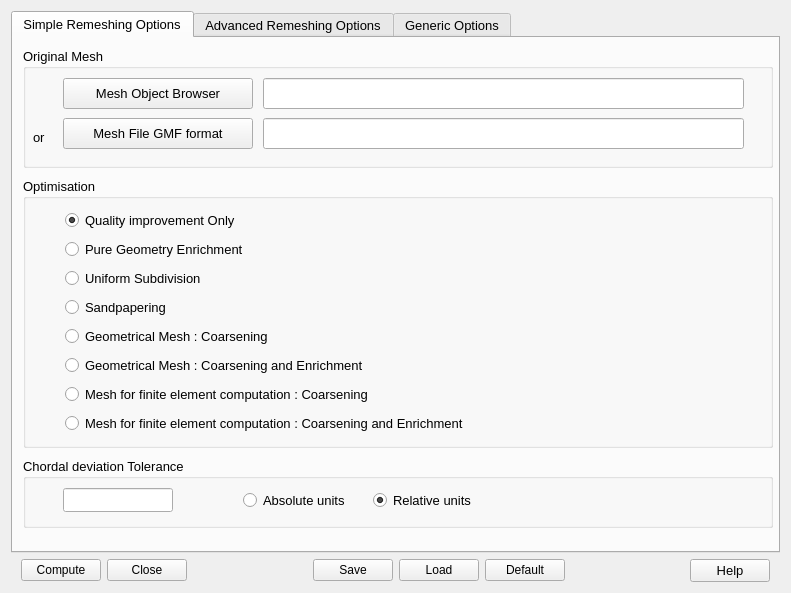
<?xml version="1.0" encoding="UTF-8"?>
<ui version="4.0">
 <class>MmgsPlugDialog</class>
 <widget class="QWidget" name="MmgsPlugDialog">
  <property name="geometry">
   <rect>
    <x>0</x>
    <y>0</y>
    <width>791</width>
    <height>593</height>
   </rect>
  </property>
  <property name="windowTitle">
   <string>MMGS : Remeshing tool</string>
  </property>
  <property name="sizeGripEnabled" stdset="0">
   <bool>false</bool>
  </property>
  <layout class="QGridLayout" name="gridLayout">
   <item row="2" column="0">
    <layout class="QHBoxLayout" name="horizontalLayout">
     <item>
      <spacer name="horizontalSpacer_xx">
       <property name="orientation">
        <enum>Qt::Horizontal</enum>
       </property>
       <property name="sizeType">
        <enum>QSizePolicy::Minimum</enum>
       </property>
       <property name="sizeHint" stdset="0">
        <size>
         <width>10</width>
         <height>20</height>
        </size>
       </property>
      </spacer>
     </item>
     <item>
      <widget class="QPushButton" name="PB_OK">
       <property name="text">
        <string>Compute</string>
       </property>
      </widget>
     </item>
     <item>
      <widget class="QPushButton" name="PB_Cancel">
       <property name="text">
        <string>Close</string>
       </property>
      </widget>
     </item>
     <item>
      <spacer name="horizontalSpacer_4">
       <property name="orientation">
        <enum>Qt::Horizontal</enum>
       </property>
       <property name="sizeHint" stdset="0">
        <size>
         <width>30</width>
         <height>20</height>
        </size>
       </property>
      </spacer>
     </item>
     <item>
      <widget class="QPushButton" name="PB_SaveHyp">
       <property name="text">
        <string>Save</string>
       </property>
       <property name="iconSize">
        <size>
         <width>18</width>
         <height>18</height>
        </size>
       </property>
      </widget>
     </item>
     <item>
      <widget class="QPushButton" name="PB_LoadHyp">
       <property name="text">
        <string>Load</string>
       </property>
       <property name="iconSize">
        <size>
         <width>18</width>
         <height>18</height>
        </size>
       </property>
      </widget>
     </item>
     <item>
      <widget class="QPushButton" name="PB_Default">
       <property name="text">
        <string>Default</string>
       </property>
      </widget>
     </item>
     <item>
      <spacer name="horizontalSpacer">
       <property name="orientation">
        <enum>Qt::Horizontal</enum>
       </property>
       <property name="sizeHint" stdset="0">
        <size>
         <width>30</width>
         <height>20</height>
        </size>
       </property>
      </spacer>
     </item>
     <item>
      <widget class="QPushButton" name="PB_Help">
       <property name="font">
        <font>
         <pointsize>10</pointsize>
        </font>
       </property>
       <property name="text">
        <string>Help</string>
       </property>
      </widget>
     </item>
     <item>
      <spacer name="horizontalSpacer_xx">
       <property name="orientation">
        <enum>Qt::Horizontal</enum>
       </property>
       <property name="sizeType">
        <enum>QSizePolicy::Minimum</enum>
       </property>
       <property name="sizeHint" stdset="0">
        <size>
         <width>10</width>
         <height>20</height>
        </size>
       </property>
      </spacer>
     </item>
    </layout>
   </item>
   <item row="1" column="0">
    <widget class="QTabWidget" name="TWOptions">
     <property name="font">
      <font>
       <pointsize>10</pointsize>
      </font>
     </property>
     <property name="currentIndex">
      <number>0</number>
     </property>
     <widget class="QWidget" name="simple">
      <attribute name="title">
       <string>Simple Remeshing Options</string>
      </attribute>
      <widget class="QGroupBox" name="GBOptim">
       <property name="geometry">
        <rect>
         <x>10</x>
         <y>140</y>
         <width>750</width>
         <height>270</height>
        </rect>
       </property>
       <property name="title">
        <string>Optimisation</string>
       </property>
       <layout class="QHBoxLayout" name="RBLayoutopt">
        <item>
         <spacer name="horizontalSpacer_xx">
          <property name="orientation">
           <enum>Qt::Horizontal</enum>
          </property>
          <property name="sizeType">
           <enum>QSizePolicy::Minimum</enum>
          </property>
          <property name="sizeHint" stdset="0">
           <size>
            <width>30</width>
            <height>20</height>
           </size>
          </property>
         </spacer>
        </item>
        <item>
         <layout class="QVBoxLayout" name="monRBLayout">
          <item>
           <widget class="QRadioButton" name="RB_0">
            <property name="toolTip">
             <string>Quality improvement is done by point smoothing and edge swapping.</string>
            </property>
            <property name="text">
             <string>Quality improvement Only </string>
            </property>
            <property name="checked">
             <bool>true</bool>
            </property>
           </widget>
          </item>
          <item>
           <widget class="QRadioButton" name="RB_G">
            <property name="toolTip">
             <string>The given surface triangulation is enriched (no coarsening at all) in such away that the distance 
between the elements in the final mesh and those of the initial one is bounded by auser specified tolerance value. 
One should use this option, to enrich the mesh where purely
geometrical features may be insuficiently fine, i.e. the resulting mesh will be least as fine as the input.
Mesh and the geometric features will be refined if needed as specified by the other program parameters.
The meshes obtained with those settings may not be suitable for computation.</string>
            </property>
            <property name="text">
             <string>Pure Geometry Enrichment </string>
            </property>
            <property name="checked">
             <bool>false</bool>
            </property>
           </widget>
          </item>
          <item>
           <widget class="QRadioButton" name="RB_U">
            <property name="toolTip">
             <string>An uniform subdivision of the given surface triangulation is performed : 
each triangle of the given surface triangulation is considered at and
is divided into identical triangles.</string>
            </property>
            <property name="text">
             <string>Uniform Subdivision </string>
            </property>
            <property name="checked">
             <bool>false</bool>
            </property>
           </widget>
          </item>
          <item>
           <widget class="QRadioButton" name="RB_S">
            <property name="toolTip">
             <string>A surface sandpapering without shrinkage of the given surface
triangulation is performed, i.e., the high curvature variations of the
given surface will be smoothed out without shrinking the volume in
doing so. If ridges are defined, they will be kept as they are in the
resulting mesh.
This option modifies the geometry.</string>
            </property>
            <property name="text">
             <string>Sandpapering</string>
            </property>
            <property name="checked">
             <bool>false</bool>
            </property>
           </widget>
          </item>
          <item>
           <widget class="QRadioButton" name="RB__2">
            <property name="toolTip">
             <string>The given surface triangulation is modified in such a way that the distance between 
the elements in the final mesh and those of the initial one is bounded by a user specified tolerance value.
One should use this option, to coarsen when a purely geometrical mesh is needed. (a mesh that keeps
and obeys its geometric features only.) The meshes obtained with this option are usually not suitable
for computation because anisotropic elements may be generated</string>
            </property>
            <property name="text">
             <string>Geometrical Mesh : Coarsening</string>
            </property>
           </widget>
          </item>
          <item>
           <widget class="QRadioButton" name="RB_2">
            <property name="toolTip">
             <string>The given surface triangulation is modified in such a way that the distance between 
the elements in the final mesh and those of the initial one is bounded by a user specified tolerance value.
One should use this option, to coarsen and enrich when a purely geometrical mesh is needed. (a mesh that keeps
and obeys its geometric features only.) The meshes obtained with this setting are usually not suitable
for computation because anisotropic elements may be generated</string>
            </property>
            <property name="text">
             <string>Geometrical Mesh : Coarsening and Enrichment</string>
            </property>
           </widget>
          </item>
          <item>
           <widget class="QRadioButton" name="RB__1">
            <property name="toolTip">
             <string>The given surface triangulation is modified in accordance to a size map. 
The latter can be either the intrinsic size map (computed automatically
and based on the surface properties, i.e. the local curvatures),
or on a given size map (which is then combined to the intrinsic size map). 
One should use this option to coarsen  the mesh, when a regular mesh 
for computation purposes is desired, i.e. a mesh with good aspect ratios or 
good quality elements.</string>
            </property>
            <property name="text">
             <string>Mesh for finite element computation : Coarsening</string>
            </property>
           </widget>
          </item>
          <item>
           <widget class="QRadioButton" name="RB_1">
            <property name="toolTip">
             <string>The given surface triangulation is modified in accordance to a size map. 
The latter can be either the intrinsic size map (computed automatically
and based on the surface properties, i.e. the local curvatures),
or on a given size map (which is then combined to the intrinsic size map). 
One should use this option to coarse and enrich the mesh, when a regular mesh 
for computation purposes is desired, i.e. a mesh with good aspect ratios or 
good quality elements</string>
            </property>
            <property name="text">
             <string>Mesh for finite element computation : Coarsening and Enrichment</string>
            </property>
           </widget>
          </item>
         </layout>
        </item>
       </layout>
      </widget>
      <widget class="QGroupBox" name="GBUnit">
       <property name="geometry">
        <rect>
         <x>10</x>
         <y>420</y>
         <width>750</width>
         <height>70</height>
        </rect>
       </property>
       <property name="toolTip">
        <string>This parameter enables the user to bound the maximal chordal deviation allowed,
that is the maximal distance allowed between the detected curve and the plane P
of the corresponding mesh face.
In other words, it avoids having faces too far away from the curve they should represent.</string>
       </property>
       <property name="title">
        <string>Chordal deviation Tolerance</string>
       </property>
       <widget class="QLineEdit" name="SP_Tolerance">
        <property name="geometry">
         <rect>
          <x>40</x>
          <y>30</y>
          <width>110</width>
          <height>24</height>
         </rect>
        </property>
        <property name="toolTip">
         <string>If the Units parameter is relative, epsilon max correspond to s*Tolerance, where s is the size of the bounding box of the domain.
If the Units parameter is absolute, the tolerance parameter is expressed in model units:
  if P=2 and point coordinates are given in millimeters, the maximal chordal deviation is 2 mm.</string>
        </property>
       </widget>
       <widget class="QRadioButton" name="RB_Absolute">
        <property name="geometry">
         <rect>
          <x>220</x>
          <y>30</y>
          <width>120</width>
          <height>24</height>
         </rect>
        </property>
        <property name="toolTip">
         <string>Values are expressed in the model units.</string>
        </property>
        <property name="text">
         <string>Absolute units</string>
        </property>
        <property name="checked">
         <bool>false</bool>
        </property>
       </widget>
       <widget class="QRadioButton" name="RB_Relative">
        <property name="geometry">
         <rect>
          <x>350</x>
          <y>30</y>
          <width>120</width>
          <height>24</height>
         </rect>
        </property>
        <property name="toolTip">
         <string>Values are relative (per thousand) to the bounding box size.</string>
        </property>
        <property name="text">
         <string>Relative units</string>
        </property>
        <property name="checked">
         <bool>true</bool>
        </property>
       </widget>
      </widget>
      <widget class="QGroupBox" name="groupBox">
       <property name="geometry">
        <rect>
         <x>10</x>
         <y>10</y>
         <width>750</width>
         <height>120</height>
        </rect>
       </property>
       <property name="font">
        <font>
         <pointsize>10</pointsize>
        </font>
       </property>
       <property name="title">
        <string>Original Mesh</string>
       </property>
       <widget class="QPushButton" name="PB_MeshFile">
        <property name="geometry">
         <rect>
          <x>40</x>
          <y>70</y>
          <width>190</width>
          <height>31</height>
         </rect>
        </property>
        <property name="font">
         <font>
          <pointsize>10</pointsize>
         </font>
        </property>
        <property name="text">
         <string>Mesh File GMF format</string>
        </property>
        <property name="iconSize">
         <size>
          <width>18</width>
          <height>18</height>
         </size>
        </property>
       </widget>
       <widget class="QLineEdit" name="LE_MeshFile">
        <property name="geometry">
         <rect>
          <x>240</x>
          <y>70</y>
          <width>481</width>
          <height>31</height>
         </rect>
        </property>
        <property name="font">
         <font>
          <pointsize>10</pointsize>
         </font>
        </property>
       </widget>
       <widget class="QPushButton" name="PB_MeshSmesh">
        <property name="geometry">
         <rect>
          <x>40</x>
          <y>30</y>
          <width>190</width>
          <height>31</height>
         </rect>
        </property>
        <property name="text">
         <string>Mesh Object Browser</string>
        </property>
        <property name="iconSize">
         <size>
          <width>18</width>
          <height>18</height>
         </size>
        </property>
        <property name="checkable">
         <bool>false</bool>
        </property>
       </widget>
       <widget class="QLineEdit" name="LE_MeshSmesh">
        <property name="geometry">
         <rect>
          <x>240</x>
          <y>30</y>
          <width>481</width>
          <height>31</height>
         </rect>
        </property>
        <property name="font">
         <font>
          <pointsize>10</pointsize>
         </font>
        </property>
       </widget>
       <widget class="QLabel" name="label_8">
        <property name="geometry">
         <rect>
          <x>10</x>
          <y>80</y>
          <width>31</width>
          <height>18</height>
         </rect>
        </property>
        <property name="text">
         <string>or</string>
        </property>
       </widget>
      </widget>
      <zorder>GBUnit</zorder>
      <zorder>groupBox</zorder>
      <zorder>GBOptim</zorder>
     </widget>
     <widget class="QWidget" name="advanced">
      <attribute name="title">
       <string>Advanced Remeshing Options</string>
      </attribute>
      <widget class="QGroupBox" name="groupBox_5">
       <property name="geometry">
        <rect>
         <x>10</x>
         <y>10</y>
         <width>750</width>
         <height>120</height>
        </rect>
       </property>
       <property name="title">
        <string>You can set/unset</string>
       </property>
       <widget class="QCheckBox" name="CB_Ridge">
        <property name="geometry">
         <rect>
          <x>30</x>
          <y>20</y>
          <width>271</width>
          <height>25</height>
         </rect>
        </property>
        <property name="toolTip">
         <string>If not set (ridge detection disabled), Yams will not try to detect any new ridge edge by its own mechanism : 
it will consider as ridge only the ridges given in the mesh. 
All non-ridge edges that would have been detected as ridge by the ridge angle parameter 
(see below)  will be considered as part of the same continuous patch.
This option should not be checked when all the known ridges of the mesh are given and
when all other possible ridges are not geometric ridges to take into account.</string>
        </property>
        <property name="text">
         <string>ridge detection</string>
        </property>
        <property name="checked">
         <bool>true</bool>
        </property>
       </widget>
       <widget class="QCheckBox" name="CB_Point">
        <property name="geometry">
         <rect>
          <x>30</x>
          <y>50</y>
          <width>271</width>
          <height>25</height>
         </rect>
        </property>
        <property name="toolTip">
         <string>When not set (point smoothing is disabled), Yams will not try to move the initial given vertices 
(along an edge, a ridge or onto the surface), hence Yams will only swap edges, remove vertices
or add vertices (refines) to change the mesh.</string>
        </property>
        <property name="text">
         <string>point smoothing</string>
        </property>
        <property name="checked">
         <bool>true</bool>
        </property>
       </widget>
       <widget class="QCheckBox" name="CB_SplitEdge">
        <property name="geometry">
         <rect>
          <x>30</x>
          <y>80</y>
          <width>271</width>
          <height>25</height>
         </rect>
        </property>
        <property name="toolTip">
         <string>If set, Yams creates new vertices placed on the curved surface and adds them to elements. 
It means one extra vertex on edge (P2 or quadratic triangles).
New created vertices are saved in the .mesh file under keyword section 'Vertices'</string>
        </property>
        <property name="text">
         <string>split edge</string>
        </property>
        <property name="checked">
         <bool>false</bool>
        </property>
       </widget>
      </widget>
      <widget class="QGroupBox" name="groupBox_5">
       <property name="geometry">
        <rect>
         <x>10</x>
         <y>140</y>
         <width>750</width>
         <height>270</height>
        </rect>
       </property>
       <property name="title">
        <string>You can control</string>
       </property>
       <widget class="QDoubleSpinBox" name="SP_Geomapp">
        <property name="geometry">
         <rect>
          <x>30</x>
          <y>30</y>
          <width>100</width>
          <height>25</height>
         </rect>
        </property>
        <property name="maximum">
         <double>90.000000000000000</double>
        </property>
        <property name="singleStep">
         <double>1.000000000000000</double>
        </property>
        <property name="value">
         <double>15.000000000000000</double>
        </property>
       </widget>
       <widget class="QLabel" name="label_2">
        <property name="geometry">
         <rect>
          <x>140</x>
          <y>30</y>
          <width>630</width>
          <height>30</height>
         </rect>
        </property>
        <property name="toolTip">
         <string>This field (as well as tolerance) enables the user to control the accuracy of the
piecewise linear approximation of the surface. This parameter enables the user to
control the maximal angle allowed between two adjacent faces. It can be used to
bound the maximal deviation of the mesh faces from the tangent planes at mesh vertices. 
In other words, it avoids having sharp angles between faces representing a smooth curve.
This parameter enables the user to specify the maximal chordal deviation &quot;max relatively to the curvature.
Following that criterion:
- if the chordal deviation epsilon is smaller than epsilon max*r, it is acceptable to remove the considered point;
- if the chordal deviation epsilon is greater than epsiolon max*r, the considered mesh face should be redefined 
     by adding a point on the curve.
One can see that the smaller the radius r, the harder it is to satisfy this criterion:  
epsilon max is a real value corresponding to a percentage, the ratio between the chordal deviation to 
the local curvature. This field is used only for optimisation style -O values of  -1, 0 and 1.
The default value for &quot;max is set to 0:04 which leads to angles of less than 33 degrees between two adjacent
faces.</string>
        </property>
        <property name="text">
         <string>Geometrical approximation:
Maximum angle allowed between a face and a curve (not separated by a ridge).</string>
        </property>
       </widget>
       <widget class="QDoubleSpinBox" name="SP_Ridge">
        <property name="geometry">
         <rect>
          <x>30</x>
          <y>70</y>
          <width>100</width>
          <height>25</height>
         </rect>
        </property>
        <property name="maximum">
         <double>90.000000000000000</double>
        </property>
        <property name="value">
         <double>45.000000000000000</double>
        </property>
       </widget>
       <widget class="QLabel" name="label_4">
        <property name="geometry">
         <rect>
          <x>140</x>
          <y>70</y>
          <width>630</width>
          <height>30</height>
         </rect>
        </property>
        <property name="text">
         <string>If the angle between the normal vectors of two adjacent faces exceeds this value,
the edge common to the faces is a ridge.</string>
        </property>
       </widget>
       <widget class="QDoubleSpinBox" name="SP_MaxSize">
        <property name="geometry">
         <rect>
          <x>30</x>
          <y>110</y>
          <width>100</width>
          <height>25</height>
         </rect>
        </property>
        <property name="minimum">
         <double>0.010000000000000</double>
        </property>
        <property name="maximum">
         <double>100.000000000000000</double>
        </property>
        <property name="singleStep">
         <double>0.100000000000000</double>
        </property>
        <property name="value">
         <double>100.000000000000000</double>
        </property>
       </widget>
       <widget class="QLabel" name="label_5">
        <property name="geometry">
         <rect>
          <x>140</x>
          <y>110</y>
          <width>630</width>
          <height>30</height>
         </rect>
        </property>
        <property name="toolTip">
         <string>This parameter allows the user to prescribe a maximal size hmax
for the mesh elements i.e., the lengths of the edges with respect to the specified
 size map. The corresponding values are either relative or absolute depending on the chosen parameter.
The default values are automatically set based on the surface geometry (curvature dependent) and its
bounding box size.
Please note that, as it is not strictly possible to obey the given or computed size map, the actual maximal
size  may be slightly bigger than the prescribed ones.</string>
        </property>
        <property name="text">
         <string>Maximal size allowed around vertices,
the lengths of the edges with respect to the specified size map.</string>
        </property>
       </widget>
       <widget class="QDoubleSpinBox" name="SP_MinSize">
        <property name="geometry">
         <rect>
          <x>30</x>
          <y>150</y>
          <width>100</width>
          <height>25</height>
         </rect>
        </property>
        <property name="minimum">
         <double>0.000000000000000</double>
        </property>
        <property name="maximum">
         <double>100.000000000000000</double>
        </property>
        <property name="singleStep">
         <double>0.100000000000000</double>
        </property>
        <property name="value">
         <double>5.000000000000000</double>
        </property>
       </widget>
       <widget class="QLabel" name="label_9">
        <property name="geometry">
         <rect>
          <x>140</x>
          <y>150</y>
          <width>630</width>
          <height>30</height>
         </rect>
        </property>
        <property name="toolTip">
         <string>This parameter allows the user to prescribe a maximal size hmax
for the mesh elements i.e., the lengths of the edges with respect to the specified
 size map. The corresponding values are either relative or absolute depending on the chosen parameter.
The default values are automatically set based on the surface geometry (curvature dependent) and its
bounding box size.
Please note that, as it is not strictly possible to obey the given or computed size map, the actual maximal
size  may be slightly bigger than the prescribed ones.</string>
        </property>
        <property name="text">
         <string>Minimal size allowed around vertices,
the lengths of the edges with respect to the specified size map.</string>
        </property>
       </widget>
       <widget class="QDoubleSpinBox" name="SP_Gradation">
        <property name="geometry">
         <rect>
          <x>30</x>
          <y>190</y>
          <width>100</width>
          <height>25</height>
         </rect>
        </property>
        <property name="singleStep">
         <double>0.010000000000000</double>
        </property>
        <property name="value">
         <double>1.300000000000000</double>
        </property>
       </widget>
       <widget class="QLabel" name="label_3">
        <property name="geometry">
         <rect>
          <x>140</x>
          <y>190</y>
          <width>630</width>
          <height>30</height>
         </rect>
        </property>
        <property name="toolTip">
         <string>This parameter enables the user to control the element size variation in the triangulation.
Yams will avoid getting two adjacent edges which sizes differ by a factor bigger than this parameter. 
To avoid rapid size variations, a size correction procedure is applied to the size map. 
In other words: if two adjacent edges are respectively e1 and e2 long 
if  e2 &gt; parameter * e1 then e02 the new size for the second edge will be set to  parameter* e1.
This procedure is de-activated if yams computes a mesh for finite element with only coarsening.
The default value is 1.3, which is the usual value set for computational meshes.</string>
        </property>
        <property name="text">
         <string>Mesh Gradation: the element size variation in the triangulation.
Yams will avoid having two adjacent edges which sizes vary more than the given gradation.</string>
        </property>
       </widget>
      </widget>
     </widget>
     <widget class="QWidget" name="generic">
      <attribute name="title">
       <string>Generic Options</string>
      </attribute>
      <widget class="QGroupBox" name="groupBox_4">
       <property name="geometry">
        <rect>
         <x>10</x>
         <y>10</y>
         <width>750</width>
         <height>130</height>
        </rect>
       </property>
       <property name="title">
        <string>Yams Generic Options</string>
       </property>
       <widget class="QSpinBox" name="SP_Verbosity">
        <property name="geometry">
         <rect>
          <x>20</x>
          <y>30</y>
          <width>100</width>
          <height>25</height>
         </rect>
        </property>
        <property name="maximum">
         <number>10</number>
        </property>
        <property name="value">
         <number>3</number>
        </property>
       </widget>
       <widget class="QLabel" name="label">
        <property name="geometry">
         <rect>
          <x>130</x>
          <y>30</y>
          <width>600</width>
          <height>30</height>
         </rect>
        </property>
        <property name="toolTip">
         <string>sets the verbosity level.
From 0 (no detail) to 10 (very detailed).
Default is 3.</string>
        </property>
        <property name="text">
         <string>Verbosity level</string>
        </property>
       </widget>
       <widget class="QSpinBox" name="SP_Memory">
        <property name="geometry">
         <rect>
          <x>20</x>
          <y>70</y>
          <width>100</width>
          <height>25</height>
         </rect>
        </property>
        <property name="maximum">
         <number>100000</number>
        </property>
        <property name="value">
         <number>0</number>
        </property>
       </widget>
       <widget class="QLabel" name="label_6">
        <property name="geometry">
         <rect>
          <x>130</x>
          <y>70</y>
          <width>600</width>
          <height>30</height>
         </rect>
        </property>
        <property name="toolTip">
         <string>The program requires roughly about 370 bytes per point. It is thus possible to estimate a priori 
the required memory size to complete a job. As an example of memory space needed, a mesh 
of 543,652 points (1,087,716 triangles) requires 182 Mbytes (about 351 bytes per point). Conversely, 
a workstation having 512 Mbytes of memory can handle a mesh of about 2,750,000 points.
The memory needed for mesh modification is allocated dynamically at the beginning of the procedure 
(data reading), based on the initial triangulation size. When the program reaches the amount of maximal 
memory allowed, it will stop inserting points and, if possible, the current mesh will be saved as it is, 
valid and conformal, provided the input mesh was valid and conformal.
Specify the memory if:
- the automatically allocated memory reveals insufficient when the user asked to enrich the given mesh.
- you want to limit the amount of memory used by the program.
If the input mesh size requires more memory than requested or if the allocated memory (user defined or not)
exceeds the machine capabilities, the tool will stop because of insufficient memory.</string>
        </property>
        <property name="text">
         <string>Memory size (in Mbytes)</string>
        </property>
       </widget>
      </widget>
      <widget class="QGroupBox" name="groupBox_6">
       <property name="geometry">
        <rect>
         <x>10</x>
         <y>150</y>
         <width>750</width>
         <height>170</height>
        </rect>
       </property>
       <property name="title">
        <string>Plug-in Generic Options</string>
       </property>
       <widget class="QLabel" name="label_10">
        <property name="geometry">
         <rect>
          <x>20</x>
          <y>40</y>
          <width>391</width>
          <height>18</height>
         </rect>
        </property>
        <property name="text">
         <string>File used to save Yams hypothesis parameters :</string>
        </property>
       </widget>
       <widget class="QPushButton" name="PB_ParamsFileExplorer">
        <property name="geometry">
         <rect>
          <x>20</x>
          <y>70</y>
          <width>30</width>
          <height>31</height>
         </rect>
        </property>
        <property name="text">
         <string/>
        </property>
       </widget>
       <widget class="QLineEdit" name="LE_ParamsFile">
        <property name="geometry">
         <rect>
          <x>60</x>
          <y>70</y>
          <width>661</width>
          <height>31</height>
         </rect>
        </property>
       </widget>
       <widget class="QPushButton" name="PB_Save">
        <property name="geometry">
         <rect>
          <x>20</x>
          <y>110</y>
          <width>70</width>
          <height>31</height>
         </rect>
        </property>
        <property name="text">
         <string>Save</string>
        </property>
        <property name="iconSize">
         <size>
          <width>18</width>
          <height>18</height>
         </size>
        </property>
       </widget>
       <widget class="QPushButton" name="PB_Load">
        <property name="geometry">
         <rect>
          <x>120</x>
          <y>110</y>
          <width>70</width>
          <height>31</height>
         </rect>
        </property>
        <property name="text">
         <string>Load</string>
        </property>
        <property name="iconSize">
         <size>
          <width>18</width>
          <height>18</height>
         </size>
        </property>
       </widget>
      </widget>
     </widget>
    </widget>
   </item>
  </layout>
 </widget>
 <resources/>
 <connections/>
</ui>
